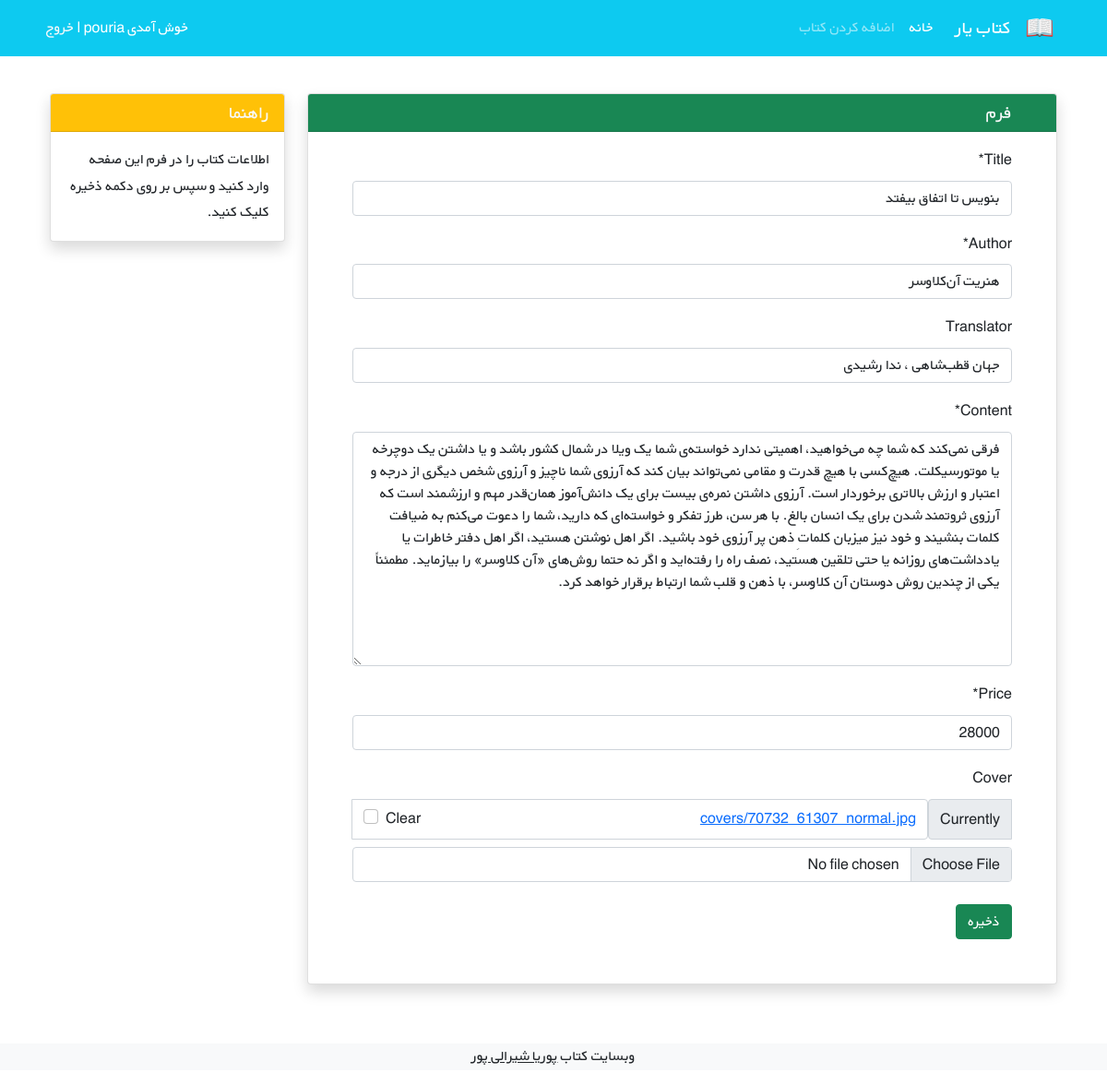
/books/12/update/ (signed in), run on the app's committed database.
### books/models.py (models this page shows, shortened)
class Book(models.Model):
    title = models.CharField(max_length=200)
    author = models.CharField(max_length=200)
    translator = models.CharField(max_length=200, blank=True)
    content = models.TextField()
    price = models.PositiveBigIntegerField()
    cover = models.ImageField(upload_to='covers/', blank=True)
    datetime_created = models.DateTimeField(default=timezone.now)
    datetime_modified = models.DateTimeField(auto_now=True)
    class Meta:
        verbose_name = 'book'
        verbose_name_plural = 'books'
        ordering = ['-datetime_created']

### books/views.py (the view)
# urls.py: path('<int:pk>/update/', BookUpdateView.as_view(), name='update_view'),
class BookUpdateView(LoginRequiredMixin, UpdateView):
    model = Book
    fields = ['title', 'author', 'translator', 'content', 'price', 'cover']
    template_name = 'books/update_view.html'

### books/templates/books/update_view.html (shortened to what this page needs)
{% extends '_base.html' %}
{% load crispy_forms_filters %}
{% block content %}
    <div class="container mt-4" dir="rtl">
    <div class="row">
        <div class="col-9">
            <div class="card shadow my-3">
                <h5 class="card-header bg-success text-light px-5">فرم</h5>
                <div class="px-5 pt-3 pb-5">
                    <form action="" method="POST" enctype="multipart/form-data">
                    {{ form|crispy }}
                        <input class="btn btn-success mt-2" type="submit" value="ذخیره">
                    </form>
                </div>
            </div>
        </div>
        <div class="col-3">
                <div class="card my-3 shadow">
                    <h5 class="card-header bg-warning text-light">راهنما</h5>
                    <div class="card-body">
                        <p class="card-text">
                            اطلاعات کتاب را در فرم این صفحه وارد کنید و سپس بر روی دکمه ذخیره کلیک کنید.
                        </p>
                    </div>
                </div>
        </div>
    </div>
</div>
{% endblock %}

### static/css/style.css (style rules this page uses)
* { font-family: 'BYekan', sans-serif; line-height: 1.8rem; }

### data on the page
Book: title "بنویس تا اتفاق بیفتد", author "هنریت آن‌کلاوسر", translator "جهان قطب‌شاهی ، ندا رشیدی", content "فرقی نمی‌کند که شما چه می‌خواهید، اهمیتی ندارد خواسته‌ی شما یک ویلا در شمال کشور باشد و یا داشتن یک دوچرخه یا موتورسیکلت. هیچ‌کسی با هیچ قدرت و مقامی نمی‌تواند بیان کند که آرزوی شما ناچیز و آرزوی شخص دیگری از درجه و اعتبار و ارزش بالاتری برخوردار است. آرزوی داشتن نمره‌ی بیست برای یک دانش‌آموز همان‌قدر مهم و ارزشمند است که آرزوی ثروتمند شدن برای یک انسان بالغ. با هر سن‌، طرز تفکر و خواسته‌ای که دارید‌، شما را دعوت می‌کنم به ضیافت کلمات بنشیند و خود نیز میزبان کلماتِ ذهن پر آرزوی خود باشید. اگر اهل نوشتن هستید، اگر اهل دفتر خاطرات یا یادداشت‌های روزانه یا حتی تلقین هستید، نصف راه را رفته‌اید و اگر نه حتما روش‌های «آن کلاوسر» را بیازماید. مطمئناً یکی از چندین روش دوستان آن کلاوسر، با ذهن و قلب…", price "28000"
